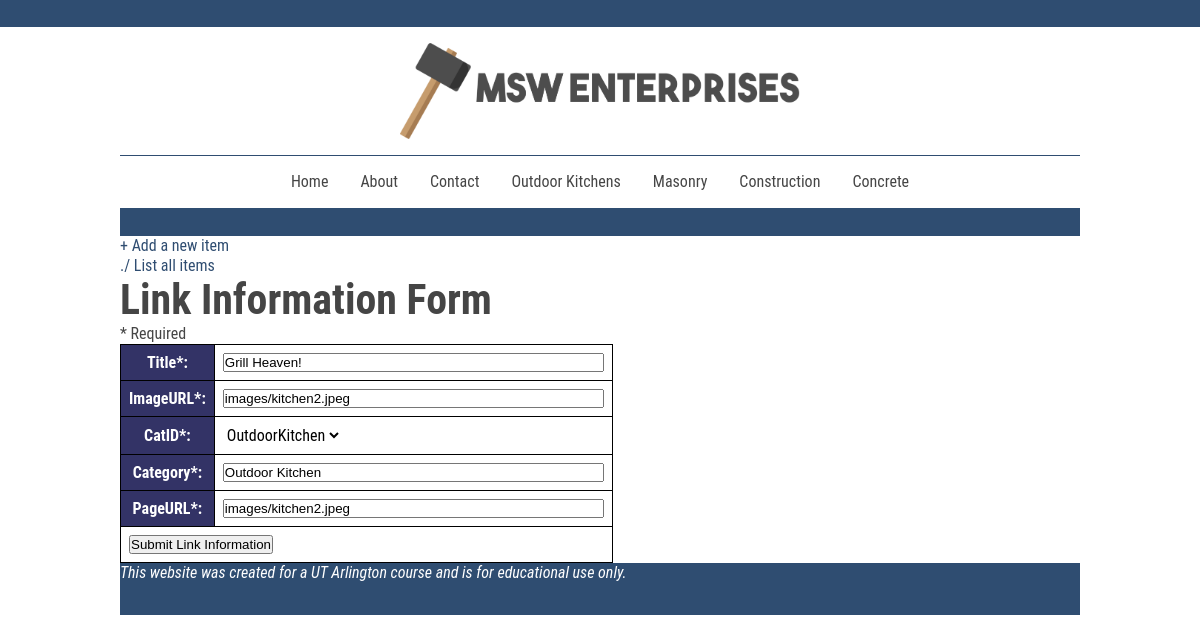
Screenshot of /adminExtra_form.php?IID=2 (signed in) with the database file from the repository.
### tables this page shows
CREATE TABLE `MSWImages` (
  `IID` mediumint(9) NOT NULL,
  `ImageURL` varchar(100) NOT NULL DEFAULT '',
  `pageURL` text NOT NULL,
  `title` text NOT NULL,
  `category` text NOT NULL,
  `CatID` tinyint(4) NOT NULL DEFAULT '0',
  `description` text NOT NULL,
  `LinkID` smallint(6) NOT NULL
);

CREATE TABLE `MSWproductType` (
  `CatID` tinyint(4) NOT NULL,
  `CatName` varchar(40) NOT NULL DEFAULT ''
);

### adminExtra_form.php (the view, shortened to what this page needs)
<?php
include("shared.php");
$conn = dbConnect();
$title = "";
$ImageURL = "";
$pageURL = "";
$category = "";
$CatID = "";
if (isset($_GET['IID'])) {
	$IID = intval($_GET['IID']);
	if ($IID > 0){
		$sql = "SELECT title, ImageURL, pageURL, category, CatID from MSWImages WHERE LinkID = ?";
		$stmt = $conn->stmt_init();
		if($stmt->prepare($sql)){
			$stmt->bind_param('i', $IID);
			$stmt->execute();
			$stmt->bind_result($title, $ImageURL, $pageURL, $category, $CatID);
		} else {
			$IID = "";
			$errMsg = "<div class='error'> If you are expecting to edit an exiting item, there are some error occured in the process -- the selected product is not recognizable.  Please follow the link below to the product adminstration interface or contact the webmaster.  Thank you.</div>";
		}
	}
}
function CategoryOptionList($selectedCID){
	$list = "";
	global $conn;
	$sql = "SELECT CatID, CatName FROM MSWproductType order by CatName";
	$stmt = $conn->stmt_init();
	if ($stmt->prepare($sql)){
		$stmt->execute();
		$stmt->bind_result($CatID, $CatName);
		while ($stmt->fetch()) {
			if ($CatID == $selectedCID){
				$selected = "Selected";
			} else {
				$selected = "";
			}
			$list = $list."<option value='$CatID' $selected>$CatName</option>";
		}
	}
	return $list;
}
?>
<?php
	print $HTMLHeader;
?>
<header>
</header>
<?php echo $admin_nav ?>
<main class='flexboxContainer'>
<div>
<h2>Link Information Form</h2>
<form action="adminExtra_edit.php" method="POST">
* Required
	<table class='formTable'>
		<tr><th>Title*:</th><td><input type="text" name="title" size="45" value="<?= $title ?>"></td></tr>
		<tr><th>ImageURL*:</th><td><input type="text" name="ImageURL" size="45" value="<?= $ImageURL ?>"></td></tr>
		<tr><th>CatID*:</th><td><select name="CatID"><?= CategoryOptionList($CatID)?></select></td></tr>
		<tr><th>Category*:</th><td><input type="text" name="category" size="45" value="<?= $category ?>"></td></tr>
		<tr><th>PageURL*:</th><td><input type="text" name="pageURL" size="45" value="<?= $pageURL ?>"></td></tr>
		<tr><td colspan=2><input type=submit name="Submit" value="Submit Link Information"></td></tr>
	</table>
</form>
</div>
</main>
<?php print $PageFooter; ?>
</body>
</html>

### css/style.css (style rules this page uses)
* { margin: 0; padding: 0; }
body { margin: 0; padding: 0; font-family: "Roboto Condensed", "Arial", "Verdana", sans-serif; font-weight: 400; font-size: 16px; color: #454545; line-height: 1.25em; }
header { background: #2F4D71; padding: 0.85em 0; }
h2, .h2 { font-size:2.618em; line-height: 3rem; }
button, optgroup, select, textarea { font-family: inherit; font-size: 100%; line-height: 1.15; margin: 0; border: 0; background-color: transparent; }
button, input { overflow: visible; }
button, select { text-transform: none; }
button, [type="button"], [type="reset"], [type="submit"] { -webkit-appearance: button; }
table { border-collapse: collapse; }
table tr td, table tr th { border: 1px solid black; padding: 0.5em; }
table tr th { background-color: #333366; color: white; }

### rows the page displays
mswimages: title "Grill Heaven!", ImageURL "images/kitchen2.jpeg", category "Outdoor Kitchen", pageURL "images/kitchen2.jpeg"
mswproducttype: CatID "OutdoorKitchen"
